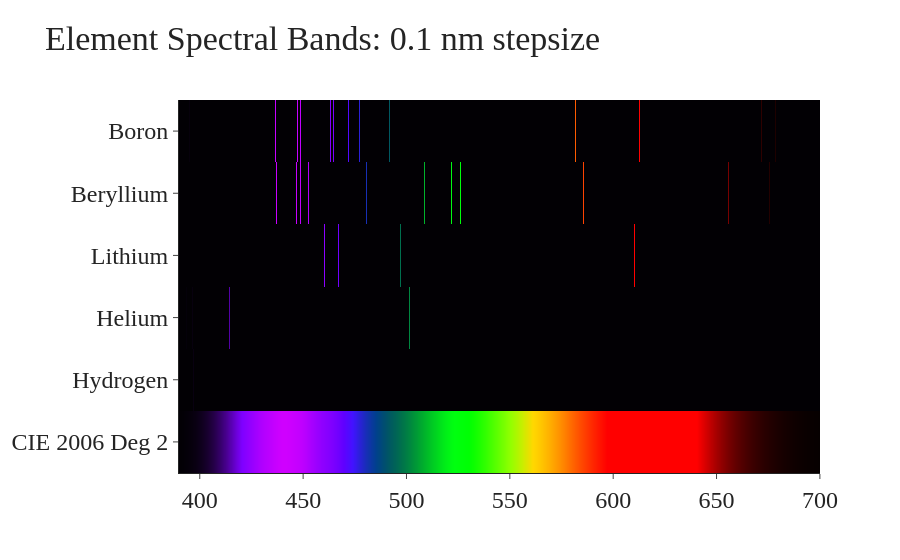

Write notebook code for a chart like this one.
### Code cell
sd.reference_heatmap(("H", "He", "Li", "Be", "B"))

### Figure 1 — Plotly figure (JSON) as saved in the notebook; plotly's stock layout.template omitted (floating-point values rounded to 4 significant figures; data arrays with more than 128 entries replaced by an {"elided": "..."} marker saying what was removed)
{"data": [{"colorbar": {"title": {"font": {"size": 18}, "side": "top", "text": "log10(intensity)"}}, "colorscale": {"elided": "4657x2 mixed values"}, "showscale": false, "type": "heatmap", "x": {"elided": "3101 float values"}, "y": ["CIE 2006 Deg 2", "Hydrogen", "Helium", "Lithium", "Beryllium", "Boron"], "z": {"elided": "6 rows, 18601 float values in total"}}], "layout": {"font": {"family": "Times New Roman", "size": 24}, "title": {"text": "Element Spectral Bands: 0.1 nm stepsize"}, "xaxis": {"automargin": true, "title": {"text": ""}}}}
